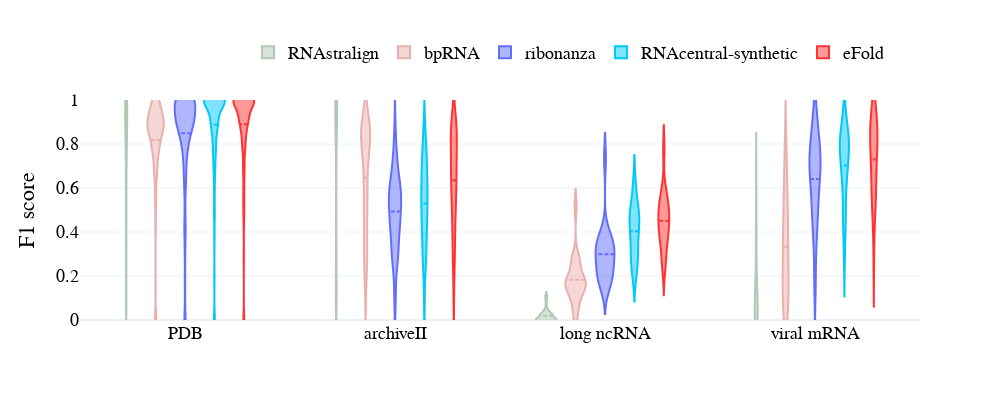

Here is the notebook cell this chart was saved with:
### Markdown cell above
# Pretraining eFold on each database individually

### Code cell
# Creat a box plot with plotly
import plotly.graph_objects as go
from plotly.subplots import make_subplots
import plotly.express as px
fig = make_subplots(rows=1, cols=1, shared_xaxes=True)

# colors = ['#444444', '#888888', "rgb(148, 103, 189)", '#FF3333']
colors = [
    'rgb(176, 200, 180)', # RNAstralign
    'rgb(233, 176, 174)', # bpRNA
    '#636EFA', # ribonanza
    'rgb(0, 200, 250)', # RNAcentral-synthetic
    '#FF3333', # eFold
]
    
# # UFold results
# for i, model in enumerate(['UFold', 'MXFold2']):
#     results_dataset = result_algos[result_algos['model']==model]
#     fig.add_trace(go.Violin(x=results_dataset['dataset'], y=results_dataset['F1'], 
#                             name=model, marker_color=colors[i], 
#                             meanline_visible=True, points=False))

for i, model in enumerate(['RNAstralign', 'bpRNA', 'ribonanza', 'RNAcentral-synthetic', 'eFold']):
    results_dataset = data_comparison[data_comparison['model']==model]
    fig.add_trace(go.Violin(x=results_dataset['dataset'], y=results_dataset['f1'], 
                            name=model, marker_color=colors[i], 
                            meanline_visible=True, points=False))
    
fig.update_layout(
                # title='F1 score on test sets for pretraining vs pretraining + fine-tuning models', 
                yaxis_title='F1 score', xaxis_title='',
                  violinmode='group', yaxis_range=[0, 1],
                  width=1200, height=400,
                  template='plotly_white', font_size=18, font_color='black', font_family='times new roman',)
# fig.update_xaxes(categoryorder='array', categoryarray= ['RNAstructure', 'EternaFold', 'MXFold2', 'UFold'])

# make legend horizontal
fig.update_layout(legend_orientation="h", legend=dict(x=0.2, y=1.3), 
                  width=1000, height=400)

fig.show()

# save pdf
fig.write_image("images/S4/b_database_training.pdf")

### Figure 1 — Plotly figure (JSON) as saved in the notebook; plotly's stock layout.template omitted (floating-point values rounded to 4 significant figures; data arrays with more than 128 entries replaced by an {"elided": "..."} marker saying what was removed)
{"data": [{"marker": {"color": "rgb(176, 200, 180)"}, "meanline": {"visible": true}, "name": "RNAstralign", "points": false, "type": "violin", "x": {"elided": "790 str values"}, "y": {"elided": "790 float values"}}, {"marker": {"color": "rgb(233, 176, 174)"}, "meanline": {"visible": true}, "name": "bpRNA", "points": false, "type": "violin", "x": {"elided": "790 str values"}, "y": {"elided": "790 float values"}}, {"marker": {"color": "#636EFA"}, "meanline": {"visible": true}, "name": "ribonanza", "points": false, "type": "violin", "x": {"elided": "790 str values"}, "y": {"elided": "790 float values"}}, {"marker": {"color": "rgb(0, 200, 250)"}, "meanline": {"visible": true}, "name": "RNAcentral-synthetic", "points": false, "type": "violin", "x": {"elided": "790 str values"}, "y": {"elided": "790 float values"}}, {"marker": {"color": "#FF3333"}, "meanline": {"visible": true}, "name": "eFold", "points": false, "type": "violin", "x": {"elided": "790 str values"}, "y": {"elided": "790 float values"}}], "layout": {"font": {"color": "black", "family": "times new roman", "size": 18}, "height": 400, "legend": {"orientation": "h", "x": 0.2, "y": 1.3}, "violinmode": "group", "width": 1000, "xaxis": {"anchor": "y", "domain": [0, 1], "title": {"text": ""}}, "yaxis": {"anchor": "x", "domain": [0, 1], "range": [0, 1], "title": {"text": "F1 score"}}}}
